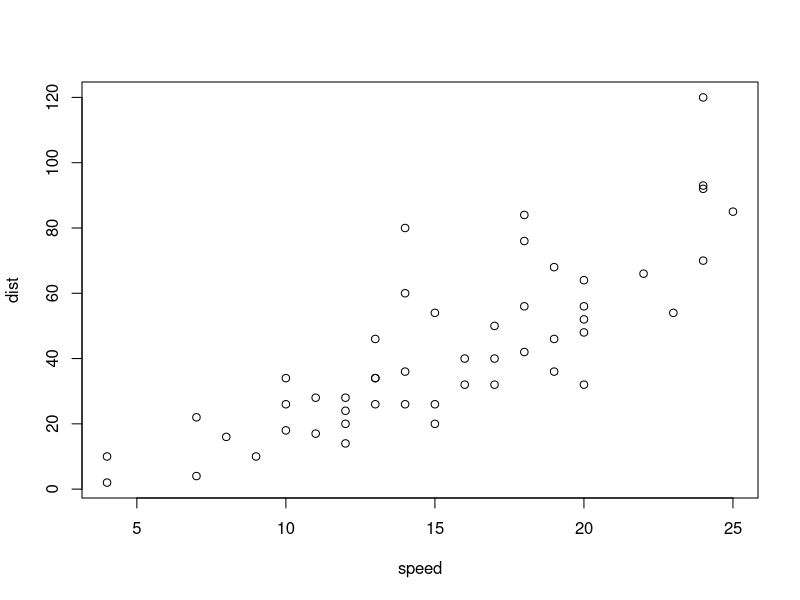
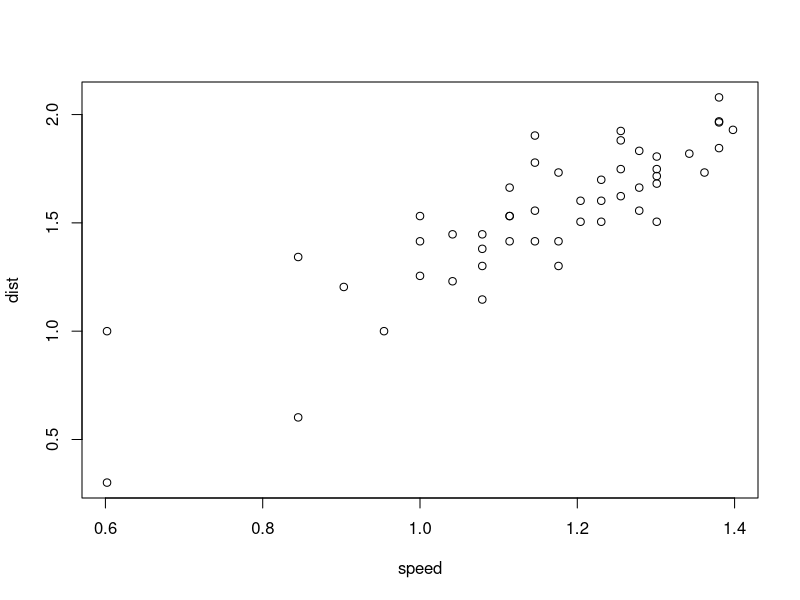

These figures' R source, in order:
## ---- chunk 1
knitr::opts_chunk$set(echo = TRUE)
## ---- chunk 2
summary(cars)
## ---- chunk 3
plot(cars)
## ---- chunk 4
(log10(cars))

## ---- chunk 5
plot(log10(cars))
